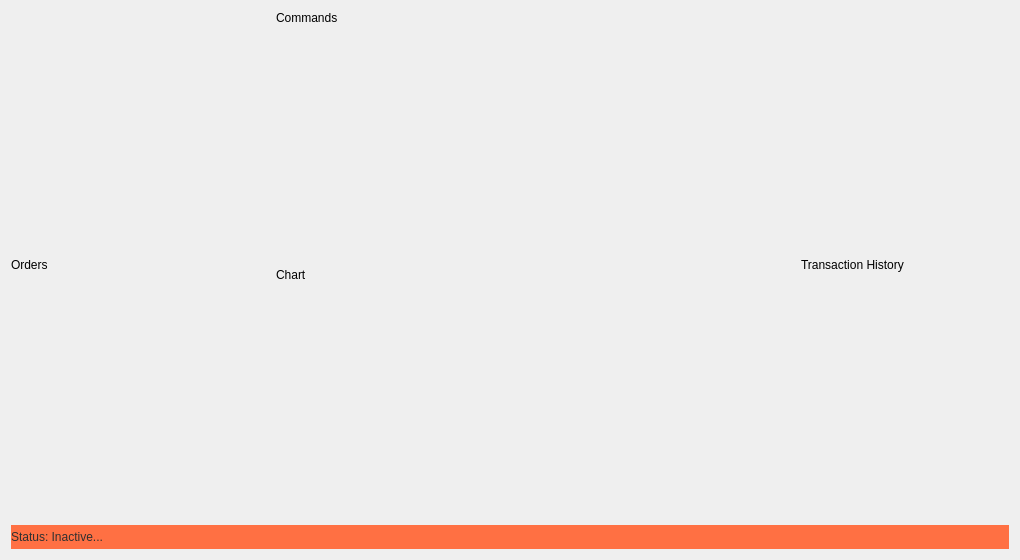
<?xml version="1.0" encoding="UTF-8"?>
<ui version="4.0">
 <class>MainViewClass</class>
 <widget class="QMainWindow" name="MainViewClass">
  <property name="geometry">
   <rect>
    <x>0</x>
    <y>0</y>
    <width>1020</width>
    <height>560</height>
   </rect>
  </property>
  <property name="windowTitle">
   <string>Night Owl Trader</string>
  </property>
  <widget class="QWidget" name="centralWidget">
   <layout class="QVBoxLayout" name="verticalLayout_3">
    <item>
     <layout class="QHBoxLayout" name="horizontalLayout" stretch="5,10,4">
      <item>
       <layout class="QVBoxLayout" name="orderLayout">
        <item>
         <widget class="QLabel" name="label_3">
          <property name="text">
           <string>Orders</string>
          </property>
         </widget>
        </item>
       </layout>
      </item>
      <item>
       <layout class="QVBoxLayout" name="verticalLayout" stretch="0,1">
        <item>
         <layout class="QVBoxLayout" name="controlLayout">
          <item>
           <widget class="QLabel" name="label_4">
            <property name="text">
             <string>Commands</string>
            </property>
           </widget>
          </item>
         </layout>
        </item>
        <item>
         <layout class="QVBoxLayout" name="graphLayout">
          <item>
           <widget class="QLabel" name="label">
            <property name="text">
             <string>Chart</string>
            </property>
           </widget>
          </item>
         </layout>
        </item>
       </layout>
      </item>
      <item>
       <layout class="QVBoxLayout" name="transactionsLayout">
        <item>
         <widget class="QLabel" name="label_2">
          <property name="text">
           <string>Transaction History</string>
          </property>
         </widget>
        </item>
       </layout>
      </item>
     </layout>
    </item>
    <item>
     <widget class="QLabel" name="statusLabel">
      <property name="minimumSize">
       <size>
        <width>0</width>
        <height>24</height>
       </size>
      </property>
      <property name="styleSheet">
       <string notr="true">background-color: rgb(255, 112, 67);
color: rgb(48, 48, 48);</string>
      </property>
      <property name="text">
       <string>Status: Inactive...</string>
      </property>
      <property name="margin">
       <number>10</number>
      </property>
     </widget>
    </item>
   </layout>
  </widget>
 </widget>
 <layoutdefault spacing="6" margin="11"/>
 <resources>
  <include location="../resources/resources.qrc"/>
 </resources>
 <connections/>
</ui>
